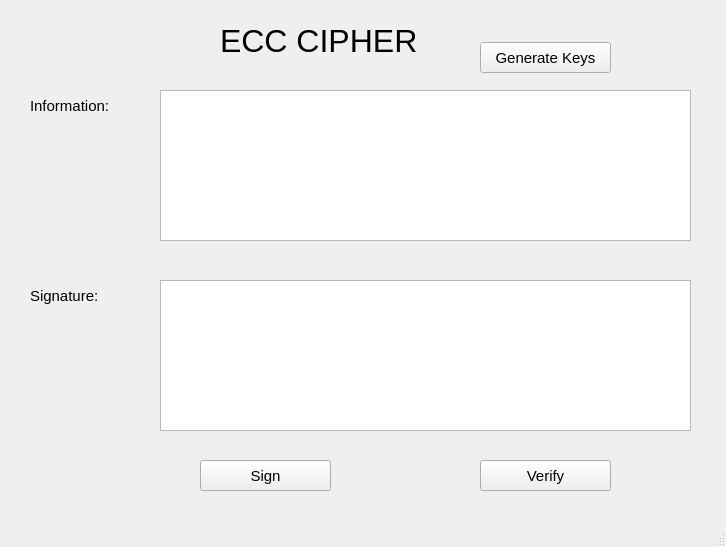
<?xml version="1.0" encoding="UTF-8"?>
<ui version="4.0">
 <class>MainWindow</class>
 <widget class="QMainWindow" name="MainWindow">
  <property name="geometry">
   <rect>
    <x>0</x>
    <y>0</y>
    <width>726</width>
    <height>547</height>
   </rect>
  </property>
  <property name="windowTitle">
   <string>MainWindow</string>
  </property>
  <widget class="QWidget" name="centralwidget">
   <widget class="QLabel" name="label">
    <property name="geometry">
     <rect>
      <x>220</x>
      <y>10</y>
      <width>241</width>
      <height>61</height>
     </rect>
    </property>
    <property name="font">
     <font>
      <pointsize>24</pointsize>
      <weight>50</weight>
      <bold>false</bold>
     </font>
    </property>
    <property name="text">
     <string>ECC CIPHER</string>
    </property>
   </widget>
   <widget class="QLabel" name="label_2">
    <property name="geometry">
     <rect>
      <x>30</x>
      <y>90</y>
      <width>121</width>
      <height>31</height>
     </rect>
    </property>
    <property name="font">
     <font>
      <pointsize>11</pointsize>
     </font>
    </property>
    <property name="text">
     <string>Information:</string>
    </property>
   </widget>
   <widget class="QLabel" name="label_3">
    <property name="geometry">
     <rect>
      <x>30</x>
      <y>280</y>
      <width>111</width>
      <height>31</height>
     </rect>
    </property>
    <property name="font">
     <font>
      <pointsize>11</pointsize>
     </font>
    </property>
    <property name="text">
     <string>Signature:</string>
    </property>
   </widget>
   <widget class="QTextEdit" name="txt_info">
    <property name="geometry">
     <rect>
      <x>160</x>
      <y>90</y>
      <width>531</width>
      <height>151</height>
     </rect>
    </property>
   </widget>
   <widget class="QTextEdit" name="txt_sign">
    <property name="geometry">
     <rect>
      <x>160</x>
      <y>280</y>
      <width>531</width>
      <height>151</height>
     </rect>
    </property>
   </widget>
   <widget class="QPushButton" name="btn_gen_keys">
    <property name="geometry">
     <rect>
      <x>480</x>
      <y>42</y>
      <width>131</width>
      <height>31</height>
     </rect>
    </property>
    <property name="font">
     <font>
      <pointsize>11</pointsize>
     </font>
    </property>
    <property name="text">
     <string>Generate Keys</string>
    </property>
   </widget>
   <widget class="QPushButton" name="btn_sign">
    <property name="geometry">
     <rect>
      <x>200</x>
      <y>460</y>
      <width>131</width>
      <height>31</height>
     </rect>
    </property>
    <property name="font">
     <font>
      <pointsize>11</pointsize>
     </font>
    </property>
    <property name="text">
     <string>Sign</string>
    </property>
   </widget>
   <widget class="QPushButton" name="btn_verify">
    <property name="geometry">
     <rect>
      <x>480</x>
      <y>460</y>
      <width>131</width>
      <height>31</height>
     </rect>
    </property>
    <property name="font">
     <font>
      <pointsize>11</pointsize>
     </font>
    </property>
    <property name="text">
     <string>Verify</string>
    </property>
   </widget>
  </widget>
  <widget class="QMenuBar" name="menubar">
   <property name="geometry">
    <rect>
     <x>0</x>
     <y>0</y>
     <width>726</width>
     <height>26</height>
    </rect>
   </property>
  </widget>
  <widget class="QStatusBar" name="statusbar"/>
 </widget>
 <resources/>
 <connections/>
</ui>
